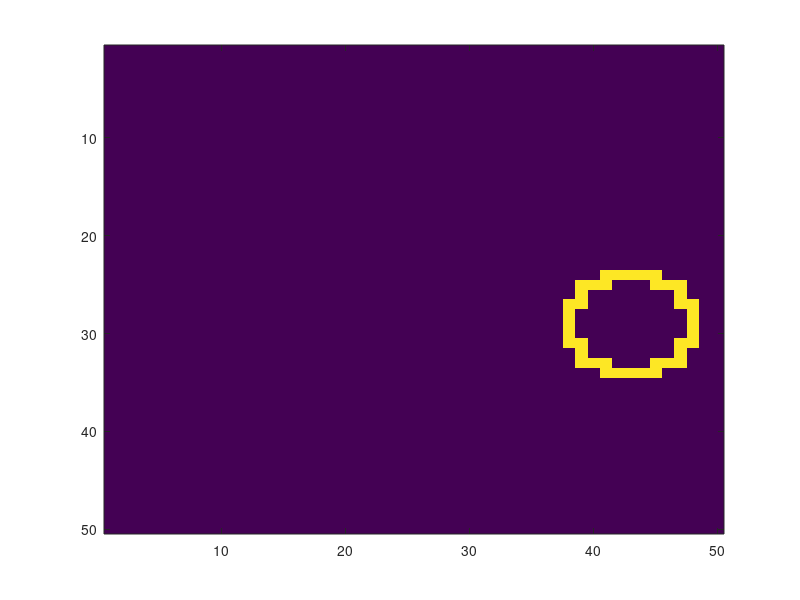

Here is the MATLAB script that generated this plot: (Note: this script raises an error after producing the figure.)
%Analyze Images Using Linear Support Vector Machines
%{
This example shows how to determine which quadrant of an image a shape occupies by training an error-correcting output codes (ECOC) model 
comprised of linear SVM binary learners. This example also illustrates the disk-space consumption of ECOC models that store support vectors, 
their labels, and the estimated  coefficients.
%}

%Create the Data Set
%{
Randomly place a circle with radius five in a 50-by-50 image. Make 5000 images. Create a label for each image indicating the quadrant that the circle occupies. 
Quadrant 1 is in the upper right, quadrant 2 is in the upper left, quadrant 3 is in the lower left, and quadrant 4 is in the lower right. 
The predictors are the intensities of each pixel.
%}
d = 50;  % Height and width of the images in pixels
n = 5e4; % Sample size

X = zeros(n,d^2); % Predictor matrix preallocation
Y = zeros(n,1);   % Label preallocation
theta = 0:(1/d):(2*pi);
r = 5;            % Circle radius
rng(1);           % For reproducibility

for j = 1:n;
    figmat = zeros(d);                       % Empty image
    c = datasample((r + 1):(d - r - 1),2);   % Random circle center
    x = r*cos(theta) + c(1);                 % Make the circle
    y = r*sin(theta) + c(2);
    idx = sub2ind([d d],round(y),round(x));  % Convert to linear indexing
    figmat(idx) = 1;                         % Draw the circle
    X(j,:) = figmat(:);                % Store the data
    Y(j) = (c(2) >= floor(d/2)) + 2*(c(2) < floor(d/2)) + ...
        (c(1) < floor(d/2)) + ...
        2*((c(1) >= floor(d/2)) & (c(2) < floor(d/2))); % Determine the quadrant
end

%Plot an observation.
figure;
imagesc(figmat);
h = gca;
h.YDir = 'normal';
title(sprintf('Quadrant %d',Y(end)));

%Train the ECOC Model
%Use a 25% holdout sample and specify the training and holdout sample indices.
p = 0.25;
CVP = cvpartition(Y,'Holdout',p); % Cross-validation data partition
isIdx = training(CVP);            % Training sample indices
oosIdx = test(CVP);               % Test sample indices

%{
Create an SVM template that specifies storing the support vectors of the binary learners. Pass it and the training data to fitcecoc to train the model. 
Determine the training sample classification error.
%}
t = templateSVM('SaveSupportVectors',true);
MdlSV = fitcecoc(X(isIdx,:),Y(isIdx),'Learners',t);
isLoss = resubLoss(MdlSV)

%{
MdlSV is a trained ClassificationECOC multiclass model. It stores the training data and the support vectors of each binary learner. 
For large data sets, such as those in image analysis, the model can consume a lot of memory.
%}
%Determine the amount of disk space that the ECOC model consumes.
infoMdlSV = whos('MdlSV');
mbMdlSV = infoMdlSV.bytes/1.049e6

%Improve Model Efficiency
%{
You can assess out-of-sample performance. You can also assess whether the model has been overfit with a compacted model 
that does not contain the support vectors, their related parameters, and the training data.
%}

%Discard the support vectors and related parameters from the trained ECOC model. Then, discard the training data from the resulting model by using compact.
Mdl = discardSupportVectors(MdlSV);
CMdl = compact(Mdl);
info = whos('Mdl','CMdl');
[bytesCMdl,bytesMdl] = info.bytes;
memReduction = 1 - [bytesMdl bytesCMdl]/infoMdlSV.bytes

%{
In this case, discarding the support vectors reduces the memory consumption by about 3%. Compacting and discarding support vectors reduces the size by about 99.99%.

An alternative way to manage support vectors is to reduce their numbers during training by specifying a larger box constraint, such as 100. 
Though SVM models that use fewer support vectors are more desirable and consume less memory, increasing the value of the box constraint tends to increase the training time.
%}

%Remove MdlSV and Mdl from the workspace.
clear Mdl MdlSV;

%Assess Holdout Sample Performance

%Calculate the classification error of the holdout sample. Plot a sample of the holdout sample predictions.
oosLoss = loss(CMdl,X(oosIdx,:),Y(oosIdx))
yHat = predict(CMdl,X(oosIdx,:));
nVec = 1:size(X,1);
oosIdx = nVec(oosIdx);

figure;
for j = 1:9;
    subplot(3,3,j)
    imagesc(reshape(X(oosIdx(j),:),[d d]));
    h = gca;
    h.YDir = 'normal';
    title(sprintf('Quadrant: %d',yHat(j)))
end
text(-1.33*d,4.5*d + 1,'Predictions','FontSize',17)

%The model does not misclassify any holdout sample observations